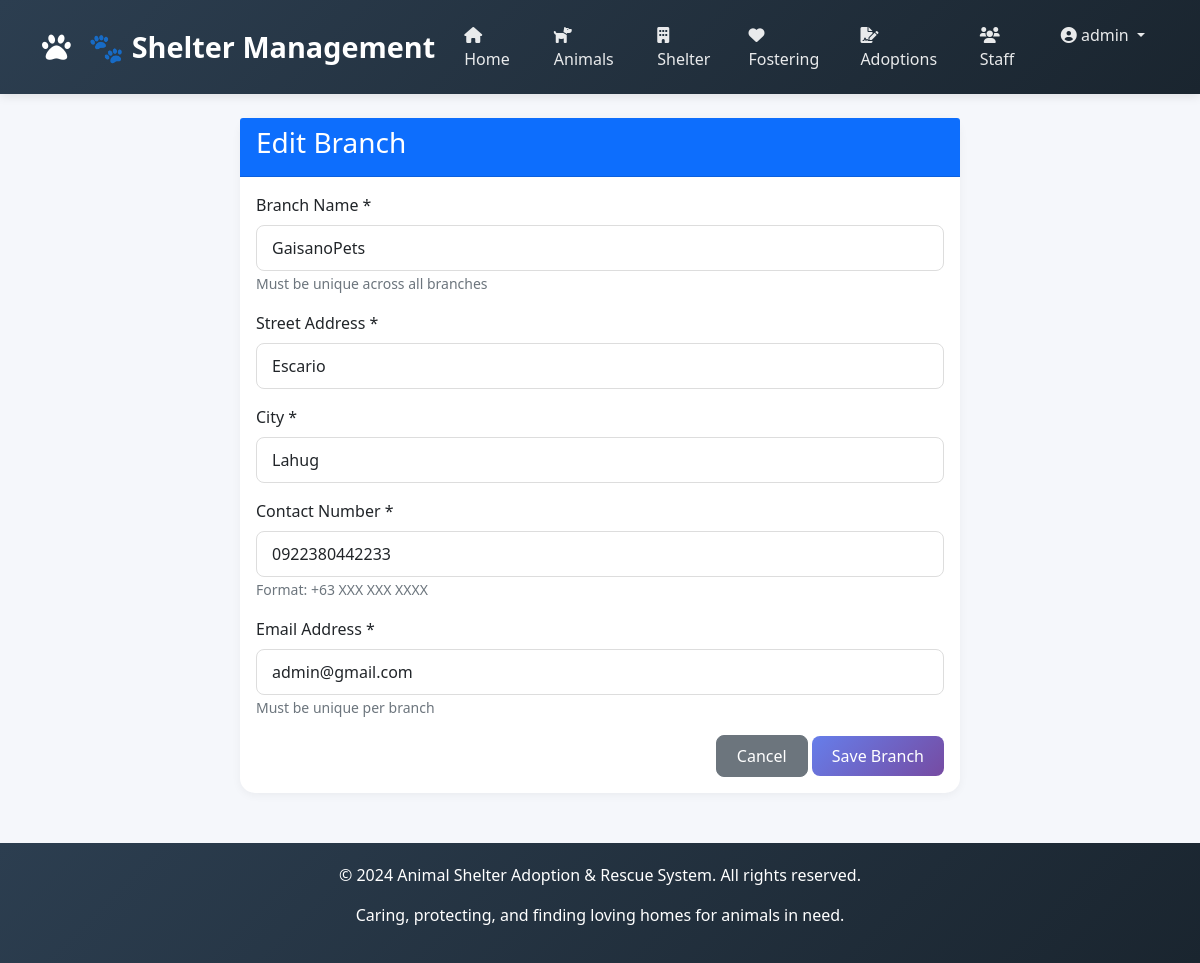
Screenshot of /shelter/edit/1/ (signed in) with the database file from the repository.
### apps/accounts/models.py (models this page shows, shortened)
class Staff(AbstractUser):
    ROLE_CHOICES = [
        ('Admin', 'Admin'),
        ('Manager', 'Manager'),
        ('Vet', 'Veterinarian'),
        ('Staff', 'Staff'),
        ('Volunteer', 'Volunteer'),
    ]
    staff_id = models.AutoField(primary_key=True)
    first_name = models.CharField(max_length=100)
    last_name = models.CharField(max_length=100)
    role = models.CharField(max_length=20, choices=ROLE_CHOICES, default='Staff')
    phone = models.CharField(max_length=20, blank=True, null=True)
    email = models.EmailField(unique=True)
    username = models.CharField(max_length=100, unique=True)
    status = models.BooleanField(default=True)
    date_joined = models.DateTimeField(default=timezone.now)
    last_login = models.DateTimeField(null=True, blank=True)
    USERNAME_FIELD = 'username'
    REQUIRED_FIELDS = ['email', 'first_name', 'last_name']
    class Meta:
        db_table = 'staff'

### apps/shelter/models.py (models this page shows, shortened)
class ShelterBranch(models.Model):
    shelter_id = models.AutoField(primary_key=True)
    name = models.CharField(max_length=200, unique=True)
    address = models.TextField()
    city = models.CharField(max_length=100)
    contact_number = models.CharField(max_length=20)
    email = models.EmailField(unique=True)
    class Meta:
        db_table = 'shelter_branches'

### apps/shelter/views.py (the view, shortened to what this page needs)
# urls.py: path('edit/<int:pk>/', views.shelter_edit, name='shelter_edit'),
@login_required
def shelter_edit(request, pk):
    shelter = get_object_or_404(ShelterBranch, shelter_id=pk)
    return render(request, 'shelter/shelter_form.html', {'shelter': shelter})

### templates/shelter/shelter_form.html (shortened to what this page needs)
{% extends 'base.html' %}
{% block content %}
<div class="container">
    <div class="row justify-content-center">
        <div class="col-md-8">
            <div class="card">
                <div class="card-header bg-primary text-white">
                    <h3>{% if shelter %}Edit Branch{% else %}Add New Branch{% endif %}</h3>
                </div>
                <div class="card-body">
                    <form method="post">
                        <div class="mb-3">
                            <label class="form-label">Branch Name *</label>
                            <input type="text" name="name" class="form-control" value="{{ shelter.name|default:'' }}" required>
                            <small class="text-muted">Must be unique across all branches</small>
                        </div>
                        <div class="mb-3">
                            <label class="form-label">Street Address *</label>
                            <input type="text" name="address" class="form-control" value="{{ shelter.address|default:'' }}" required>
                        </div>
                        <div class="mb-3">
                            <label class="form-label">City *</label>
                            <input type="text" name="city" class="form-control" value="{{ shelter.city|default:'' }}" required>
                        </div>
                        <div class="mb-3">
                            <label class="form-label">Contact Number *</label>
                            <input type="text" name="contact_number" class="form-control" value="{{ shelter.contact_number|default:'' }}" required>
                            <small class="text-muted">Format: +63 XXX XXX XXXX</small>
                        </div>
                        <div class="mb-3">
                            <label class="form-label">Email Address *</label>
                            <input type="email" name="email" class="form-control" value="{{ shelter.email|default:'' }}" required>
                            <small class="text-muted">Must be unique per branch</small>
                        </div>
                        <div class="text-end">
                            <a href="{% url 'shelter_list' %}" class="btn btn-secondary">Cancel</a>
                            <button type="submit" class="btn btn-primary">Save Branch</button>
                        </div>
                    </form>
                </div>
            </div>
        </div>
    </div>
</div>
{% endblock %}

### templates/base.html (shortened to what this page needs)
<!DOCTYPE html>
<html lang="en">
<head>
    <link href="https://cdn.jsdelivr.net/npm/bootstrap@5.1.3/dist/css/bootstrap.min.css" rel="stylesheet">
    <link rel="stylesheet" href="https://cdnjs.cloudflare.com/ajax/libs/font-awesome/6.0.0/css/all.min.css">
</head>
<body>
    <nav class="navbar navbar-expand-lg navbar-dark">
        <div class="container">
            <a class="navbar-brand" href="{% url 'index' %}">
                <i class="fas fa-paw"></i> 🐾 Shelter Management
            </a>
            <div class="collapse navbar-collapse" id="navbarNav">
                <ul class="navbar-nav ms-auto">
                    <li class="nav-item">
                        <a class="nav-link" href="{% url 'index' %}">
                            <i class="fas fa-home"></i> Home
                        </a>
                    </li>
                    <li class="nav-item">
                        <a class="nav-link" href="{% url 'pet_list' %}">
                            <i class="fas fa-dog"></i> Animals
                        </a>
                    </li>
                    <li class="nav-item">
                        <a class="nav-link" href="{% url 'shelter_list' %}">
                            <i class="fas fa-building"></i> Shelter
                        </a>
                    </li>
                    <li class="nav-item">
                        <a class="nav-link" href="{% url 'foster_list' %}">
                            <i class="fas fa-heart"></i> Fostering
                        </a>
                    </li>
                    <li class="nav-item">
                        <a class="nav-link" href="{% url 'adoption_list' %}">
                            <i class="fas fa-file-signature"></i> Adoptions
                        </a>
                    </li>
                    <li class="nav-item">
                        <a class="nav-link" href="{% url 'staff_list' %}">
                            <i class="fas fa-users"></i> Staff
                        </a>
                    </li>
                    {% if user.is_authenticated %}
                        <li class="nav-item dropdown">
                            <a class="nav-link dropdown-toggle" href="#" id="userDropdown" role="button" data-bs-toggle="dropdown">
                                <i class="fas fa-user-circle"></i> {{ user.username }}
                            </a>
                        </li>
                    {% endif %}
                </ul>
            </div>
        </div>
    </nav>
    <div class="container mt-4">
        {% block content %}
        {% endblock %}
    </div>
    <footer>
        <div class="container">
            <p>&copy; 2024 Animal Shelter Adoption & Rescue System. All rights reserved.</p>
            <p>Caring, protecting, and finding loving homes for animals in need.</p>
        </div>
    </footer>
</body>
</html>

### templates/base.html (style rules this page uses)
* { margin: 0; padding: 0; box-sizing: border-box; }
body { font-family: 'Segoe UI', Tahoma, Geneva, Verdana, sans-serif; background-color: #f5f7fb; }
.navbar { background: linear-gradient(135deg, #2c3e50 0%, #1a252f 100%); box-shadow: 0 2px 10px rgba(0,0,0,0.1); padding: 15px 0; }
.navbar-brand { font-size: 1.8rem; font-weight: bold; color: #fff !important; }
.navbar-brand i { margin-right: 10px; }
.nav-link { color: rgba(255,255,255,0.9) !important; font-weight: 500; margin: 0 5px; transition: all 0.3s; }
.card { border: none; border-radius: 15px; box-shadow: 0 2px 10px rgba(0,0,0,0.05); transition: transform 0.3s, box-shadow 0.3s; }
.btn { border-radius: 8px; padding: 8px 20px; font-weight: 500; transition: all 0.3s; }
.btn-primary { background: linear-gradient(135deg, #667eea 0%, #764ba2 100%); border: none; }
footer { background: linear-gradient(135deg, #2c3e50 0%, #1a252f 100%); color: white; padding: 20px; text-align: center; margin-top: 50px; }
.form-control, .form-select { border-radius: 8px; border: 1px solid #ddd; padding: 10px 15px; }

### rows the page displays
Staff: username "admin"
ShelterBranch: name "GaisanoPets", address "Escario", city "Lahug", contact_number "0922380442233", email "admin@gmail.com"
